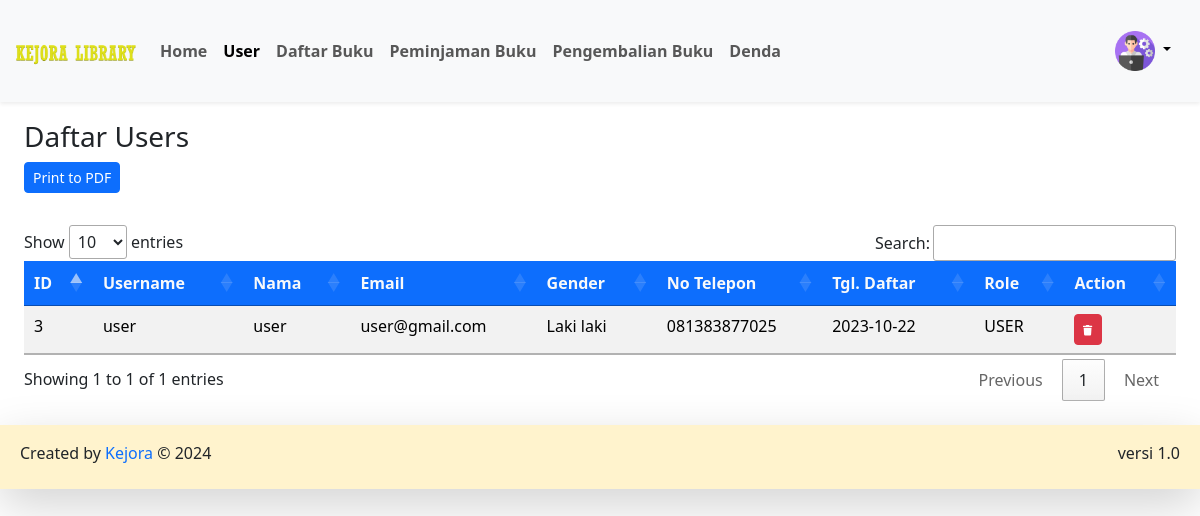
Before: /admin/users.php (signed in) with the older database file.
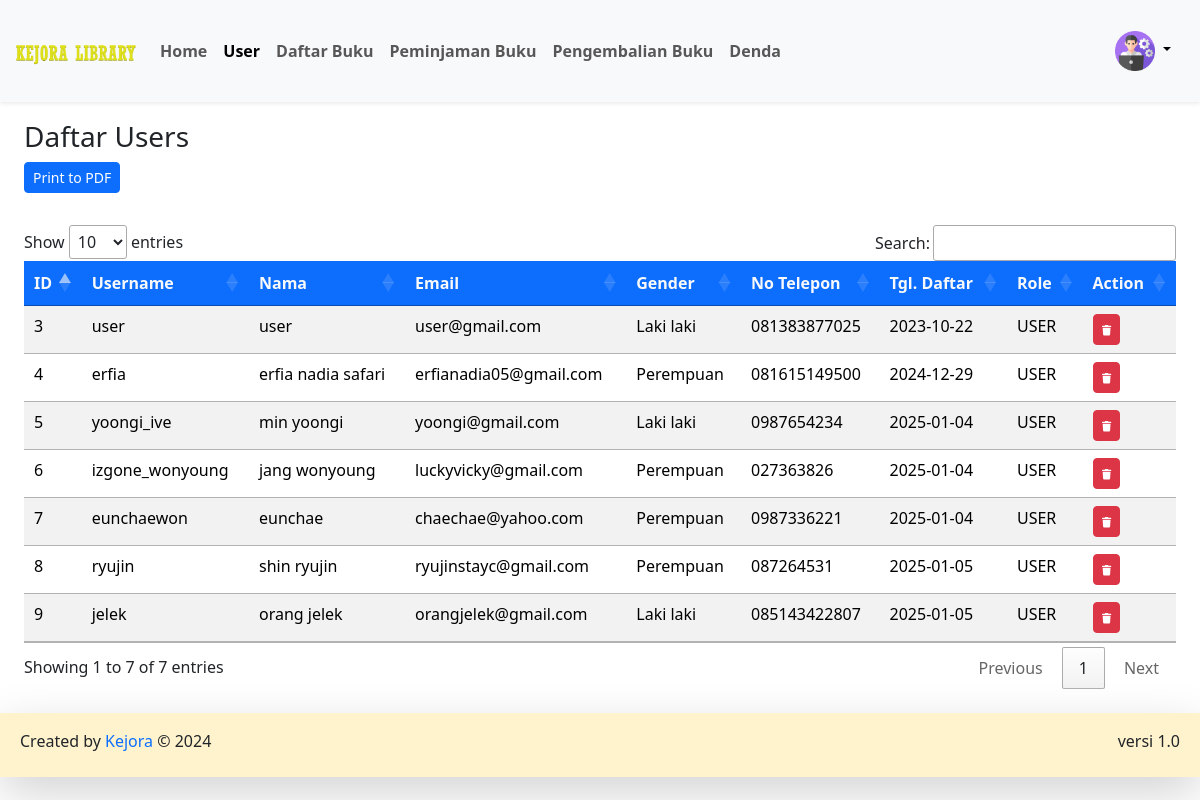
After: the same page with the newer database file.
### tables this page shows
CREATE TABLE `users` (
  `user_id` int NOT NULL,
  `email` varchar(100) DEFAULT NULL,
  `username` varchar(255) NOT NULL,
  `nama` varchar(255) NOT NULL,
  `password` varchar(255) NOT NULL,
  `jenis_kelamin` varchar(20) NOT NULL,
  `no_tlp` varchar(15) NOT NULL,
  `tgl_pendaftaran` date NOT NULL,
  `role` enum('ADMIN','USER') NOT NULL
);

### config/config.php (called while the page is built, shortened)
<?php
$host = "127.0.0.1";
$username = "root";
$password = "";
$database_name = "kejora_library";
$connection = mysqli_connect($host, $username, $password, $database_name);
function queryReadData($dataKategori)
{
  global $connection;
  $result = mysqli_query($connection, $dataKategori);
  $items = [];
  while ($item = mysqli_fetch_assoc($result)) {
    $items[] = $item;
  }
  return $items;
}

### admin/users.php (the view, shortened to what this page needs)
<?php
require "../config/config.php";
$users = queryReadData("SELECT * FROM users m WHERE m.role = 'USER' ORDER BY nama asc");
?>
<!DOCTYPE html>
<html lang="en">
<head>
  <link href="../assets/bootstrap/bootstrap.min.css" rel="stylesheet">
  <link rel="stylesheet" href="https://cdn.datatables.net/1.13.5/css/jquery.dataTables.min.css">
</head>
<body>
  <?php include 'navbar.php'; ?>
  <div class="content">
    <div class="p-4 mt-5">
      <div class="mt-5">
        <h3>Daftar Users</h3>
        <button id="printPDF" class="btn btn-sm btn-primary mb-3">Print to PDF</button>
        <div class="table-responsive mt-3">
          <table id="datatable" class="table table-striped table-hover">
            <thead class="text-center">
              <tr>
                <th class="bg-primary text-light">ID</th>
                <th class="bg-primary text-light">Username</th>
                <th class="bg-primary text-light">Nama</th>
                <th class="bg-primary text-light">Email</th>
                <th class="bg-primary text-light">Gender</th>
                <th class="bg-primary text-light">No Telepon</th>
                <th class="bg-primary text-light">Tgl. Daftar</th>
                <th class="bg-primary text-light">Role</th>
                <th class="bg-primary text-light">Action</th>
              </tr>
            </thead>
            <tbody>
              <?php foreach ($users as $item): ?>
                <tr>
                  <td><?= $item["user_id"]; ?></td>
                  <td><?= $item["username"]; ?></td>
                  <td><?= $item["nama"]; ?></td>
                  <td><?= $item["email"]; ?></td>
                  <td><?= $item["jenis_kelamin"]; ?></td>
                  <td><?= $item["no_tlp"]; ?></td>
                  <td><?= $item["tgl_pendaftaran"]; ?></td>
                  <td><?= $item["role"]; ?></td>
                  <td>
                    <a href="userDelete.php?id=<?= $item["user_id"]; ?>" class="btn btn-sm btn-danger"
                      onclick="return confirm('Yakin ingin menghapus data users ?');"><i
                        class="fa fa-xs fa-solid fa-trash"></i></a>
                  </td>
                </tr>
              <?php endforeach; ?>
            </tbody>
          </table>
        </div>
      </div>
    </div>
  </div>
  <footer class="bg-warning-subtle text-dark shadow-lg bg-subtle p-2">
    <div class="container-fluid d-flex justify-content-between">
      <p class="mt-2">Created by <span class="text-primary"> Kejora</span> © 2024</p>
      <p class="mt-2">versi 1.0</p>
    </div>
  </footer>
</body>
</html>

Changed rows visible on the page:
added users: user_id "4", username "erfia", nama "erfia nadia safari", email "erfianadia05@gmail.com", jenis_kelamin "Perempuan", no_tlp "081615149500", tgl_pendaftaran "2024-12-29", role "USER"
added users: user_id "7", username "eunchaewon", nama "eunchae", email "chaechae@yahoo.com", jenis_kelamin "Perempuan", no_tlp "0987336221", tgl_pendaftaran "2025-01-04", role "USER"
added users: user_id "6", username "izgone_wonyoung", nama "jang wonyoung", email "luckyvicky@gmail.com", jenis_kelamin "Perempuan", no_tlp "027363826", tgl_pendaftaran "2025-01-04", role "USER"
added users: user_id "5", username "yoongi_ive", nama "min yoongi", email "yoongi@gmail.com", jenis_kelamin "Laki laki", no_tlp "0987654234", tgl_pendaftaran "2025-01-04", role "USER"
added users: user_id "9", username "jelek", nama "orang jelek", email "orangjelek@gmail.com", jenis_kelamin "Laki laki", no_tlp "085143422807", tgl_pendaftaran "2025-01-05", role "USER"
added users: user_id "8", username "ryujin", nama "shin ryujin", email "ryujinstayc@gmail.com", jenis_kelamin "Perempuan", no_tlp "087264531", tgl_pendaftaran "2025-01-05", role "USER"
Other visible differences:
text written by a page script: "Show entries Search: Showing 1 to 1 of 1 entries Previous 1 Next" → "Show entries Search: Showing 1 to 7 of 7 entries Previous 1 Next"
